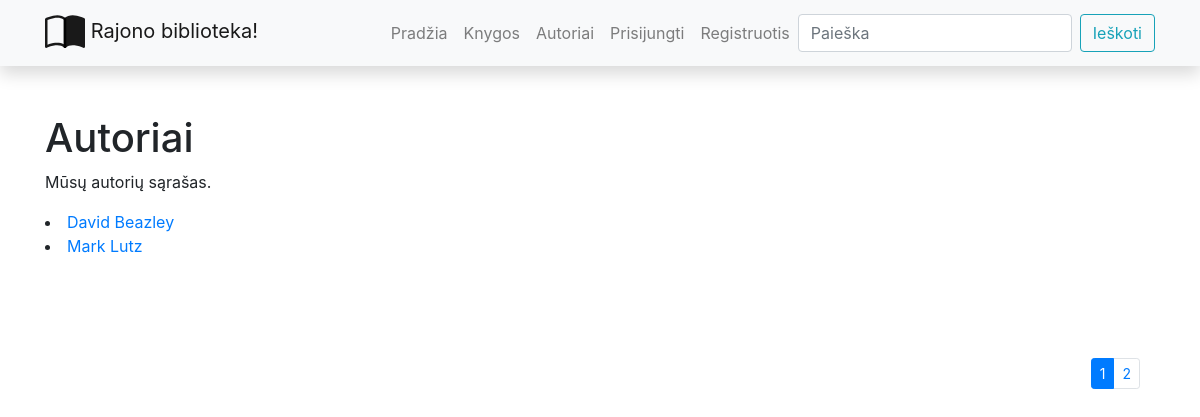
/library/authors/, run on an earlier commit of the app's database.
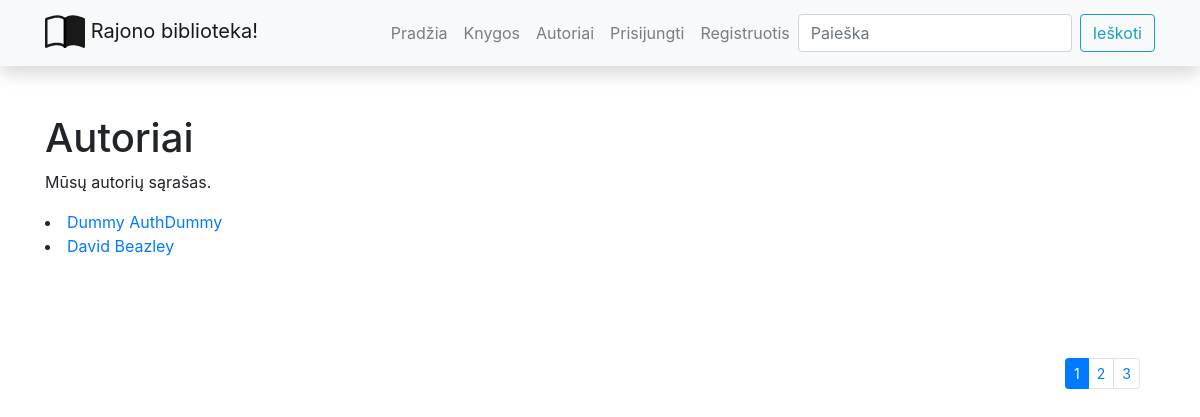
And on a later commit of the database.
### library/models.py (models this page shows, shortened)
class Author(models.Model):
    first_name = models.CharField("Vardas", max_length=100)
    last_name = models.CharField("Pavarde", max_length=100)
    description = models.TextField("Aprašymas", max_length=2000, default="Žinomas autorius.")
    class Meta:
        ordering = ["last_name", "first_name"]
    def display_books(self):
        return ", ".join(book.title for book in self.books.all()[:3])
    display_books.short_description = "Knygos"

### library/views.py (the view)
# urls.py: path("authors/", views.authors_funkc, name="authors_link"),
def authors_funkc(request):
    paginator = Paginator(Author.objects.all(), 2)
    page_number = request.GET.get('page')
    paged_authors = paginator.get_page(page_number)
    kontext = {"authors_kint_key": paged_authors}
    return render(request, "authors.html", context=kontext)

### library/templates/authors.html
{% extends "base.html" %}
{% block content %}
<h1>Autoriai</h1>
<p>Mūsų autorių sąrašas.</p>
{% for a in authors_kint_key %}
<li>
   <a href="{% url 'author_link' a.id %}">{{a.first_name}} {{a.last_name}}</a>
</li>
{% endfor %}
<div class="container puslapiai">
   <nav aria-label="...">
      {% if authors_kint_key.has_other_pages %}
      <ul class="pagination pagination-sm justify-content-end">
         {% for i in authors_kint_key.paginator.page_range %}
            {% if authors_kint_key.number == i %}
               <li class="page-item active">
                  <a class="page-link"> {{ i }}</a>
               </li>
            {% else %}
               <li class="page-item">
                  <a class="page-link" href="?page={{ i }}">{{ i }}</a>
               </li>
            {% endif %}
         {% endfor %}
      </ul>
     {% endif %}
   </nav>
</div>
{% endblock %}

### library/templates/base.html (shortened to what this page needs)
<!DOCTYPE html>
<html lang="en">
  <head>
    <link
      rel="stylesheet"
      href="https://stackpath.bootstrapcdn.com/bootstrap/4.1.3/css/bootstrap.min.css"
    />
    <link
      rel="stylesheet"
      href="https://cdnjs.cloudflare.com/ajax/libs/font-awesome/4.7.0/css/font-awesome.min.css"
    />
    {% load static %}
    <link rel="stylesheet" href="{% static 'css/styles.css' %}" />
  </head>
  <body>
    <nav
      class="navbar navbar-expand-lg navbar-light bg-light static-top mb-5 shadow"
    >
      <div class="container">
        <a class="navbar-brand" href="#">
          Rajono biblioteka!</a
        >
        <div class="collapse navbar-collapse" id="navbarResponsive">
          <ul class="navbar-nav ml-auto">
            <li class="nav-item">
              <a class="nav-link" href="{% url 'index' %}">Pradžia</a>
            </li>
            <li class="nav-item">
              <a class="nav-link" href="{% url 'books_link' %}">Knygos</a>
            </li>
            <li class="nav-item">
              <a class="nav-link" href="{% url 'authors_link' %}">Autoriai</a>
            </li>
           {% if user.is_authenticated %}
            <li class="nav-item"><a class="nav-link" href="#">
              <svg class="bi bi-person" width="1.5em" height="1.5em" viewBox="0 0 16 16" fill="currentColor" xmlns="http://www.w3.org/2000/svg">
                <path fill-rule="evenodd" d="M13 14s1 0 1-1-1-4-6-4-6 3-6 4 1 1 1 1h10zm-9.995-.944v-.002.002zM3.022 13h9.956a.274.274 0 00.014-.002l.008-.002c-.001-.246-.154-.986-.832-1.664C11.516 10.68 10.289 10 8 10c-2.29 0-3.516.68-4.168 1.332-.678.678-.83 1.418-.832 1.664a1.05 1.05 0 00.022.004zm9.974.056v-.002.002zM8 7a2 2 0 100-4 2 2 0 000 4zm3-2a3 3 0 11-6 0 3 3 0 016 0z" clip-rule="evenodd"/>
              </svg>
            {{ user.get_username }}</a></li>
            <li class="nav-item"><a class="nav-link" href="#">Mano knygos</a></li>
            <li class="nav-item"><a class="nav-link" href="{% url 'logout'%}?next=/library">Atsijungti</a></li>
          {% else %}
            <li class="nav-item"><a class="nav-link" href="{% url 'login'%}?next={{request.path}}">Prisijungti</a></li>
            <li class="nav-item"><a class="nav-link" href="#">Registruotis</a></li>
          {% endif %}
          </ul>
          <form
            class="form-inline my-2 my-lg-0"
            action="{% url 'search_link' %}"
            method="get"
          >
            <input
              class="form-control mr-sm-2"
              type="search"
              placeholder="Paieška"
              aria-label="Search"
              name="query"
            />
            <button class="btn btn-outline-info my-2 my-sm-0" type="submit">
              Ieškoti
            </button>
          </form>
        </div>
      </div>
    </nav>
    <div class="container">{% block content %}{% endblock %}</div>
  </body>
</html>

### library/static/css/styles.css (style rules this page uses)
.puslapiai { margin-top: 100px; float: left; }

What changed in the data, as far as the page shows it:
no longer on this page (row unchanged): Author: first_name "Mark", last_name "Lutz"
added Author: first_name "Dummy", last_name "AuthDummy"
Also different on the page:
new list line: "3"
